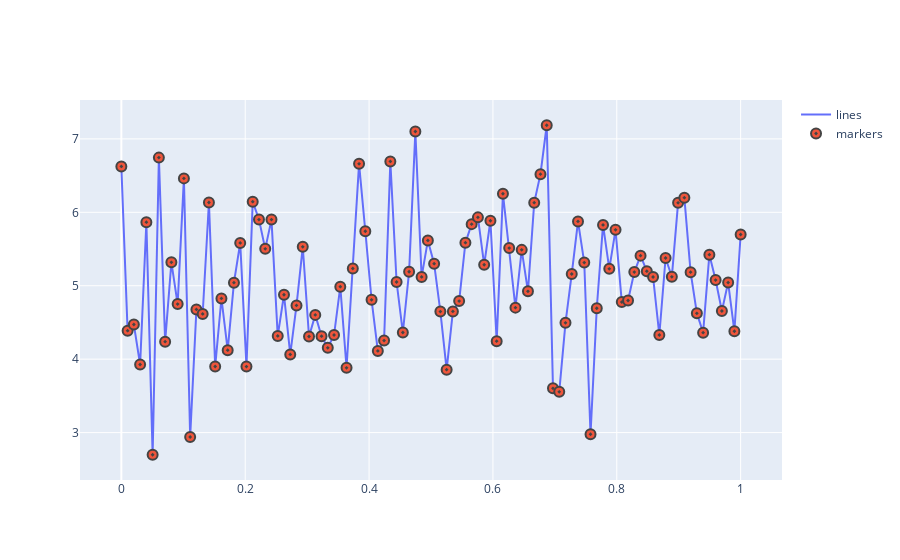

Source (notebook cell):
### Code cell
import plotly.graph_objects as go

# Create random data with numpy
import numpy as np
np.random.seed(1)

N = 100
random_x = np.linspace(0, 1, N)
random_y0 = np.random.randn(N) + 5
random_y1 = np.random.randn(N)
random_y2 = np.random.randn(N) - 5

symbols = 'circle-dot'

# Create traces
fig = go.Figure()
fig.add_trace(go.Scatter(x=random_x, y=random_y0,
                    mode='lines',
                    name='lines'))
# fig.add_trace(go.Scatter(x=random_x, y=random_y1,
#                     mode='lines+markers',
#                     name='lines+markers'))
fig.add_trace(go.Scatter(x=random_x, y=random_y0,
                    mode='markers', name='markers', marker_symbol=symbols,
                           marker_line_width=2, marker_size=10))

fig.show()
